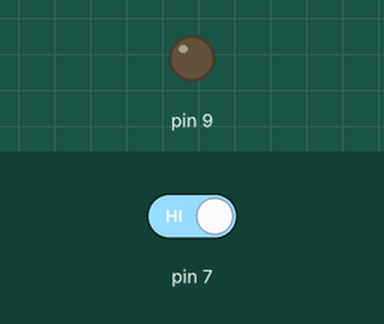
This sketch was run on a simulated Arduino Uno, built with avr-gcc and run on an emulated ATmega328P. Shown: output pins drawn as LEDs (lit = HIGH). Dashed ring = blinking. The inputs (shaded band) are chosen by the test bench; at power-on: pin 7 HIGH.

Above: at 1.2 s.
1.3 s: pin 7 driven LOW
At 1.55 s:
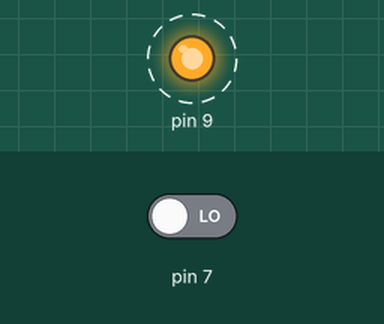
4.3 s: pin 7 driven HIGH
At 4.3 s:
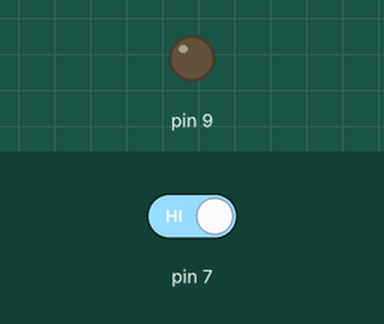
Timing chart, 0 to 7.3 s (numbered marks = the images above; inputs shaded):
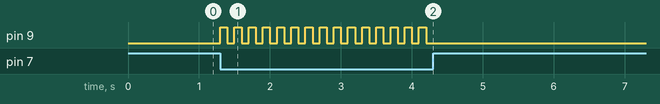

The sketch:

ece1895assign10.ino
```cpp
//Hello, This is Steve's comment for git
int val;
//Emily Richard
void setup() {
  // put your setup code here, to run once:

  pinMode(9,OUTPUT);
  pinMode(7,INPUT);

}

void loop() {
  // put your main code here, to run repeatedly:
  val=digitalRead(7);
  if(digitalRead(7)==LOW)
  {
    digitalWrite(9, HIGH); // sets the digital pin 13 on
    delay(100);            // waits for a second
    digitalWrite(9, LOW);  // sets the digital pin 13 off
    delay(100);            // waits for a second
  }

}
```

Measured:
- after the input at 1.3 s, pin 9: alternates HIGH for 0.10 s and LOW for 0.10 s, starting at once
- after the input at 4.3 s, pin 9: stops changing and stays LOW
